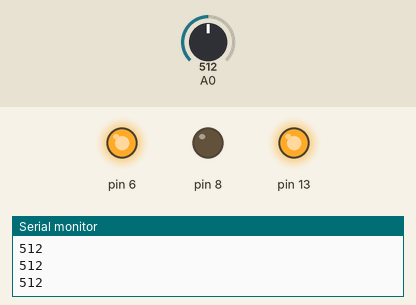
Bench run of a sketch on a simulated Arduino Uno, built with avr-gcc and run on an emulated ATmega328P. Parts: output pins drawn as LEDs (lit = HIGH), the last lines printed to the serial monitor. The test bench sets the inputs (shaded band); at power-on: A0 = 512.

Above: at 1.2 s.
1.3 s: A0 set to 889
2.8 s: A0 set to 917
At 3.3 s:
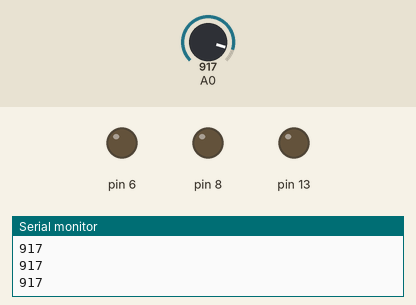
4.3 s: A0 set to 890
At 5.5 s:
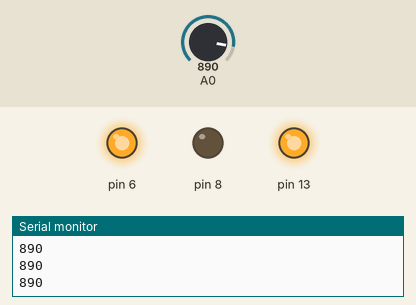
5.8 s: A0 set to 900
At 6.8 s:
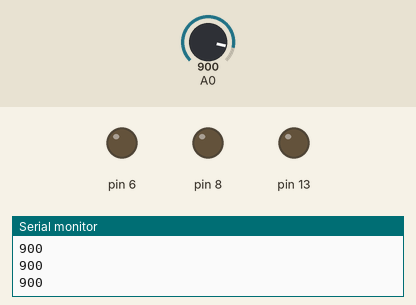
Timing chart, 0 to 8.3 s (numbered marks = the images above; inputs shaded):
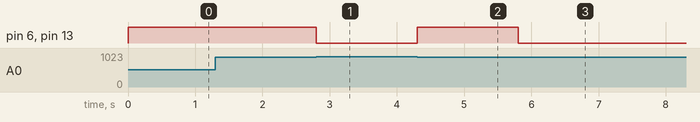

The sketch:

laser.ino
```cpp
void setup() {
  pinMode(A0, INPUT);
  pinMode(6, OUTPUT);
  pinMode(13, OUTPUT);
  pinMode(8, OUTPUT);
  Serial.begin(9600);

}

void loop() {
  Serial.println(analogRead(A0));
if (analogRead(A0)<900){
digitalWrite(6,HIGH);
digitalWrite(13,HIGH);}

 else {
  digitalWrite(6,LOW);
digitalWrite(13,LOW);
digitalWrite(8,LOW);
 }
}
```

Measured:
- the behaviour switches between 899 and 900 on A0 (found by bisection; images 0 and 1)
- after the input at 2.8 s, pin 6, pin 13: HIGH → LOW at once
- after the input at 4.3 s, pin 6, pin 13: LOW → HIGH at once
- after the input at 5.8 s, pin 6, pin 13: HIGH → LOW at once
